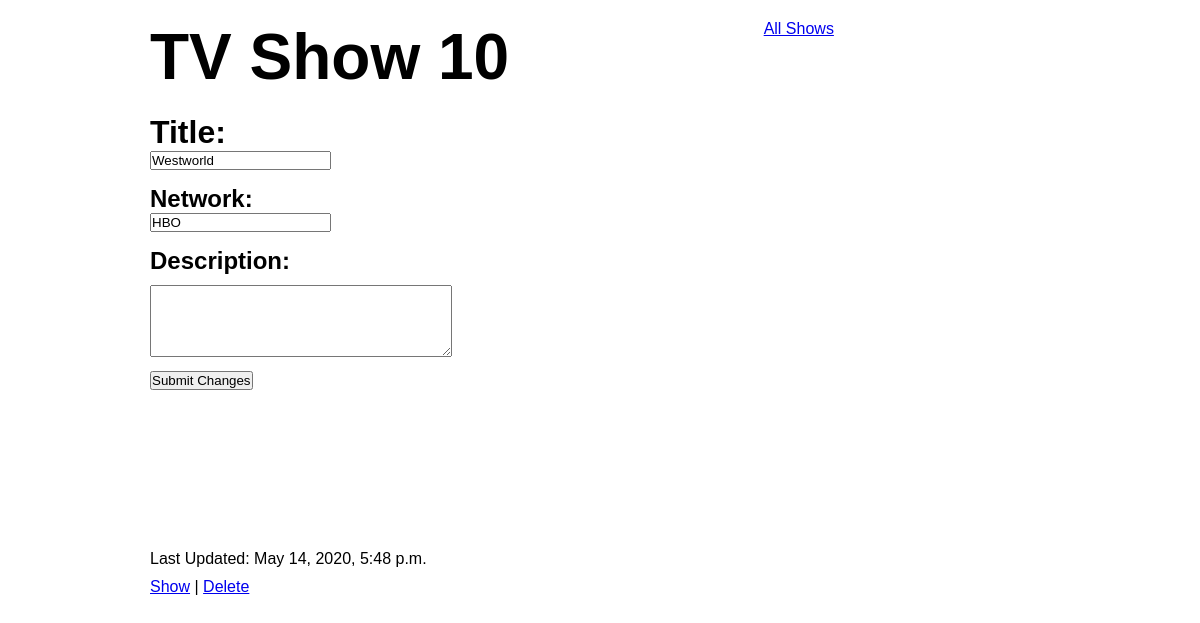
The page /shows/10/edit on the database as committed earlier.
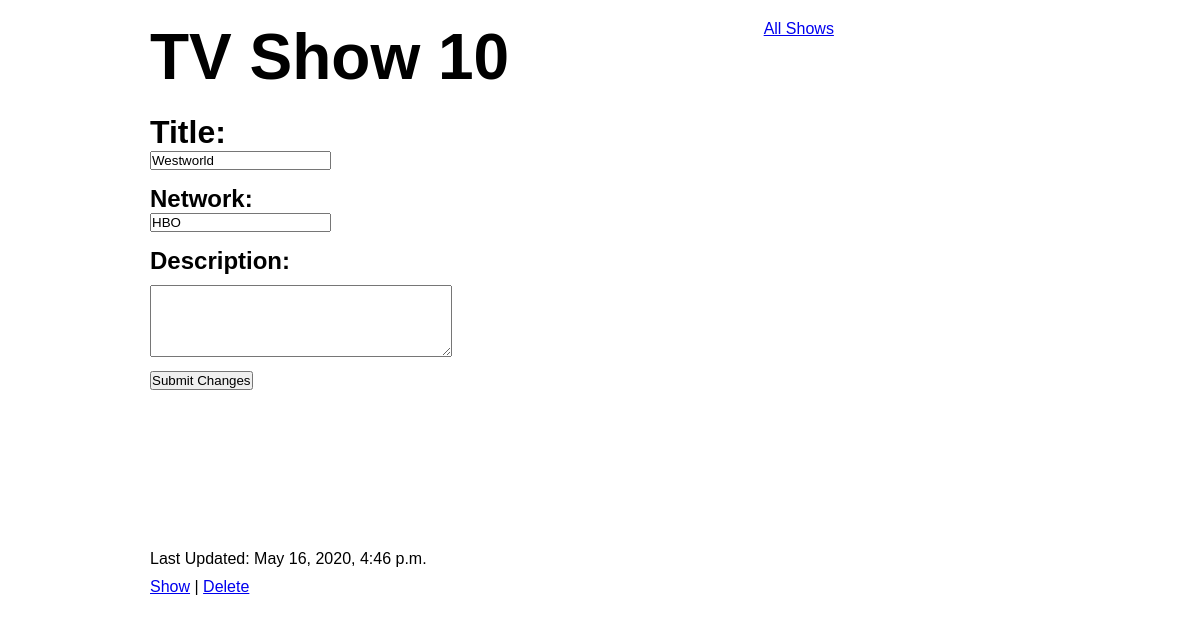
The same page on the database as committed later.
### shows/models.py (models this page shows)
class Show(models.Model):
    title = models.CharField(max_length=50)
    desc = models.TextField()
    network = models.ForeignKey(Network, related_name="shows", on_delete=models.CASCADE)
    release_date = models.DateField(auto_now=False, auto_now_add=False)
    created_at = models.DateTimeField(auto_now_add=True)
    updated_at = models.DateTimeField(auto_now=True)
    objects = ShowManager()

class Network(models.Model):
    name = models.CharField(max_length=50)
    created_at = models.DateTimeField(auto_now_add=True)
    updated_at = models.DateTimeField(auto_now=True)

### shows/views.py (the view)
# urls.py: path('shows/<int:id>/edit', views.edit_show_page),
def edit_show_page(request, id):
    context= {
        'curr_show': Show.objects.get(id=id)
    }
    return render(request, 'edit_show.html', context)

### shows/templates/edit_show.html (shortened to what this page needs)
<!DOCTYPE html>
<html lang="en">
<head>
    {% load static %}
    <link rel="stylesheet" href="{% static 'css/edit_show.css' %}">
</head>
<body>
    <div id="container">
        <div id="header">
            <h1>TV Show {{curr_show.id}}</h1>
            <a href="/shows">All Shows</a>
        </div>
        <div class="show_info">
            <form action="/shows/{{curr_show.id}}/process_edit" method="POST">
                <h1>Title:</h1>
                <input type="text" name="title" value="{{curr_show.title}}"></input>
                <h2>Network:</h2>
                <input type="text" name="network" value="{{curr_show.network.name}}"></input>
                <h2>Description:</h2>
                <textarea name="desc" id="Description"></textarea>
                <input type="submit" value="Submit Changes" id="sub_btn">
            </form>
        </div>
        <div id="errors">
        </div>
        <div id="footer">
            <p>Last Updated: {{curr_show.updated_at}}</p>
            <div id="show_links">
                <p><a href="/shows/{{curr_show.id}}">Show</a> | <a href="/shows/{{curr_show.id}}/delete">Delete</a></p>
            </div>
        </div>
    </div>
</body>
</html>

Rows that differ between the two databases and show on the page:
changed Show "Westworld": updated_at "May 14, 2020, 5:48 p.m." → "May 16, 2020, 4:46 p.m."
